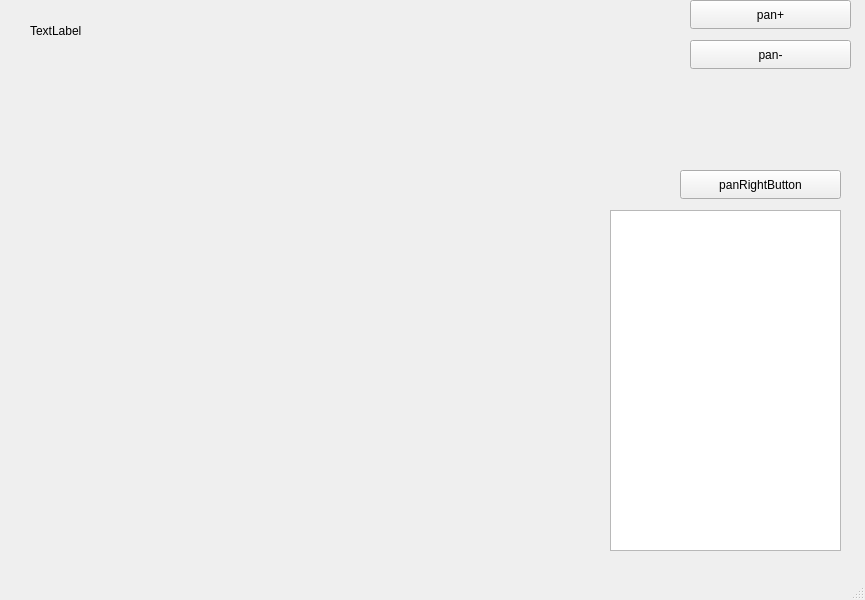
<?xml version="1.0" encoding="UTF-8"?>
<ui version="4.0">
 <class>MainWindow</class>
 <widget class="QMainWindow" name="MainWindow">
  <property name="geometry">
   <rect>
    <x>0</x>
    <y>0</y>
    <width>865</width>
    <height>600</height>
   </rect>
  </property>
  <property name="windowTitle">
   <string>MainWindow</string>
  </property>
  <widget class="QWidget" name="centralwidget">
   <widget class="QPushButton" name="panLeftButton">
    <property name="geometry">
     <rect>
      <x>690</x>
      <y>0</y>
      <width>161</width>
      <height>29</height>
     </rect>
    </property>
    <property name="text">
     <string>pan+</string>
    </property>
   </widget>
   <widget class="QPushButton" name="panRightButton">
    <property name="geometry">
     <rect>
      <x>680</x>
      <y>170</y>
      <width>161</width>
      <height>29</height>
     </rect>
    </property>
    <property name="text">
     <string>panRightButton</string>
    </property>
   </widget>
   <widget class="QLabel" name="dataLabel">
    <property name="geometry">
     <rect>
      <x>30</x>
      <y>20</y>
      <width>331</width>
      <height>21</height>
     </rect>
    </property>
    <property name="text">
     <string>TextLabel</string>
    </property>
   </widget>
   <widget class="QPushButton" name="panLeftButton_2">
    <property name="geometry">
     <rect>
      <x>690</x>
      <y>40</y>
      <width>161</width>
      <height>29</height>
     </rect>
    </property>
    <property name="text">
     <string>pan-</string>
    </property>
   </widget>
   <widget class="CameraWidget" name="widget" native="true">
    <property name="geometry">
     <rect>
      <x>40</x>
      <y>70</y>
      <width>511</width>
      <height>441</height>
     </rect>
    </property>
   </widget>
   <widget class="QTextEdit" name="textEdit">
    <property name="geometry">
     <rect>
      <x>610</x>
      <y>210</y>
      <width>231</width>
      <height>341</height>
     </rect>
    </property>
   </widget>
  </widget>
  <widget class="QMenuBar" name="menubar">
   <property name="geometry">
    <rect>
     <x>0</x>
     <y>0</y>
     <width>865</width>
     <height>22</height>
    </rect>
   </property>
  </widget>
  <widget class="QStatusBar" name="statusbar"/>
 </widget>
 <customwidgets>
  <customwidget>
   <class>CameraWidget</class>
   <extends>QWidget</extends>
   <header>camerawidget.h</header>
   <container>1</container>
  </customwidget>
 </customwidgets>
 <resources/>
 <connections/>
</ui>
